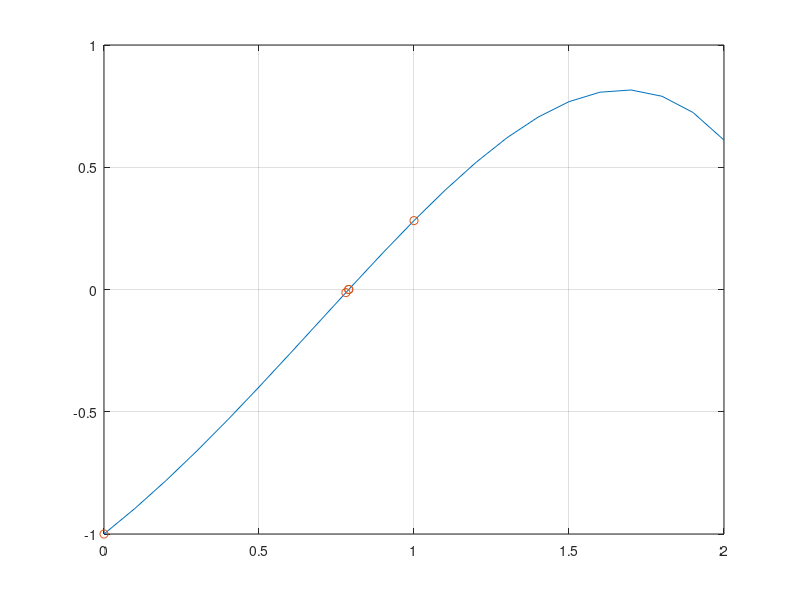

Write MATLAB code to recreate this figure.
%Sample script for Newton's Method
%Solving f(x)=0, with starting initial guess x_o
%Method: x_{n+1}=x_{n}-f(x_n)/f'(x_n+1)

clc
clear all
format long
n_max=20;
tol=10^(-6);
%initial guess
xold=0;

formatSpec = '%d, %d, %d';
for n=1:n_max
    
    fx=(xold+1)^2-exp(xold)-1;
    fprimex=2*(xold+1)-exp(xold);
    %print
    sprintf(formatSpec,n-1,xold,fx)
    
    xapprox(n)=xold;
    yapprox(n)=fx;
    
    xnew=xold-(fx)/(fprimex);
    
    
    %stopping criteria
     if abs(fx)<tol
        break
    end
    
    %update
    xold=xnew;
    
  
    
end

x=[0:.1:2];y=(x+1).^2-exp(x)-1;
figure(2);
plot(x,y)
hold on
plot(xapprox,yapprox,'o')
grid on;
